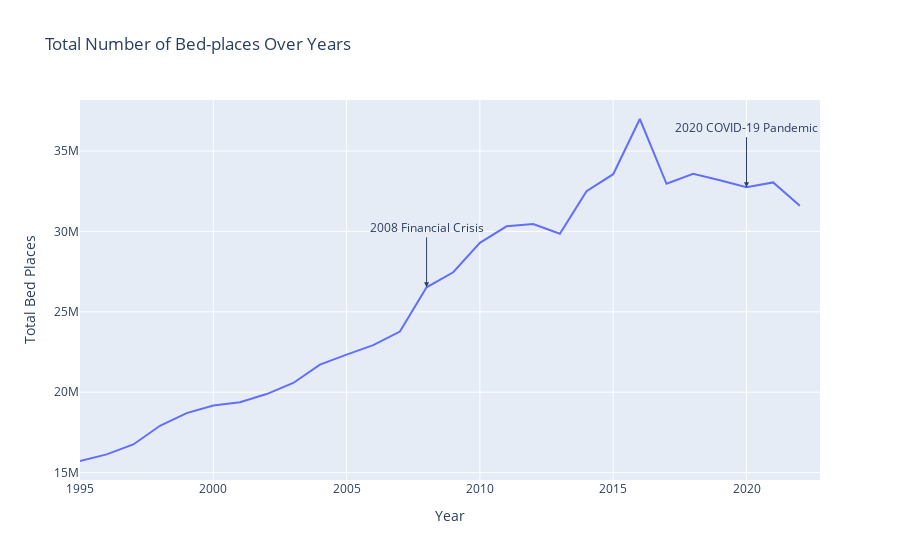

Write notebook code for a chart like this one.
### Code cell
import plotly.express as px

fig = px.line(df_bed_places, x='Year', y='Total_Bed_Places',
              title='Total Number of Bed-places Over Years',
              labels={'Year': 'Year', 'Total_Bed_Places': 'Total Bed Places'})

# Add annotations for global events
fig.add_annotation(x=2008, y=df_bed_places[df_bed_places['Year'] == 2008]['Total_Bed_Places'].values[0],
                   text="2008 Financial Crisis",
                   showarrow=True,
                   arrowhead=2,
                   ax=0,
                   ay=-60)

fig.add_annotation(x=2020, y=df_bed_places[df_bed_places['Year'] == 2020]['Total_Bed_Places'].values[0],
                   text="2020 COVID-19 Pandemic",
                   showarrow=True,
                   arrowhead=2,
                   ax=0,
                   ay=-60)


fig.show()

### Figure 1 — Plotly figure (JSON) as saved in the notebook; plotly's stock layout.template omitted (floating-point values rounded to 4 significant figures)
{"data": [{"hovertemplate": "Year=%{x}<br>Total Bed Places=%{y}<extra></extra>", "legendgroup": "", "line": {"color": "#636efa", "dash": "solid"}, "marker": {"symbol": "circle"}, "mode": "lines", "name": "", "orientation": "v", "showlegend": false, "type": "scatter", "x": [1995, 1996, 1997, 1998, 1999, 2000, 2001, 2002, 2003, 2004, 2005, 2006, 2007, 2008, 2009, 2010, 2011, 2012, 2013, 2014, 2015, 2016, 2017, 2018, 2019, 2020, 2021, 2022], "xaxis": "x", "y": [15720391, 16130980, 16748724, 17912510, 18697077, 19170642, 19378054, 19885084, 20573073, 21711195, 22340321, 22927559, 23769928, 26520000.0, 27460000.0, 29290000.0, 30320000.0, 30460000.0, 29856760, 32498936, 33560889, 36993732, 32962421, 33591277, 33180000.0, 32754837, 33047891, 31601573], "yaxis": "y"}], "layout": {"annotations": [{"arrowhead": 2, "ax": 0, "ay": -60, "showarrow": true, "text": "2008 Financial Crisis", "x": 2008, "y": 26520000.0}, {"arrowhead": 2, "ax": 0, "ay": -60, "showarrow": true, "text": "2020 COVID-19 Pandemic", "x": 2020, "y": 32754837}], "legend": {"tracegroupgap": 0}, "title": {"text": "Total Number of Bed-places Over Years"}, "xaxis": {"anchor": "y", "domain": [0, 1], "title": {"text": "Year"}}, "yaxis": {"anchor": "x", "domain": [0, 1], "title": {"text": "Total Bed Places"}}}}
